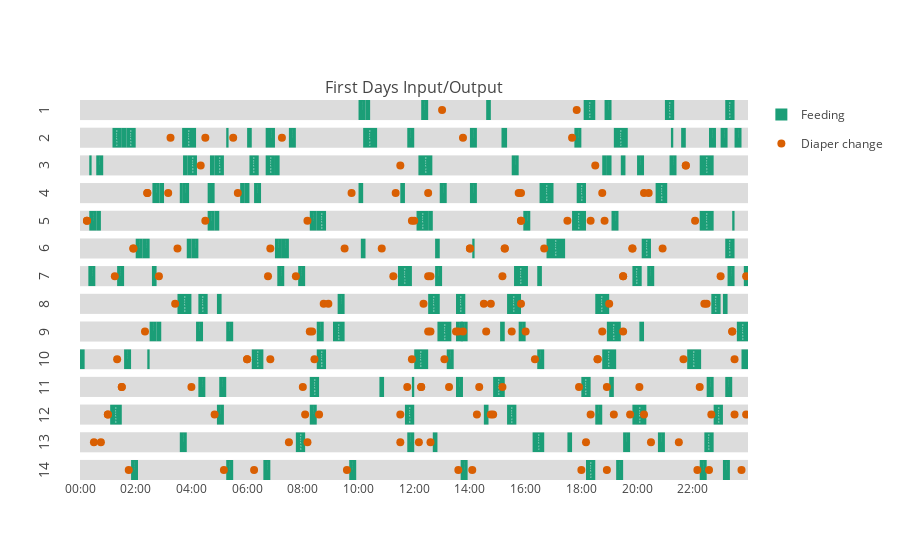

This figure's notebook cell:
### Code cell
iplot(fig2)

### Figure 1 — Plotly figure (JSON) as saved in the notebook; plotly's stock layout.template omitted (floating-point values rounded to 4 significant figures)
{"data": [{"hoverinfo": "text", "legendgroup": "Feeding", "marker": {"color": "rgb(27,158,119)"}, "name": "Feeding", "offset": 0, "showlegend": true, "text": ["15 min at 10:00", "10 min at 10:15", "15 min at 12:15", "10 min at 14:35", "25 min at 18:05", "15 min at 18:50", "20 min at 21:00", "20 min at 23:10"], "type": "bar", "uid": "05979782-5b88-4e28-ac33-075776645853", "width": [900000, 600000, 900000, 600000, 1500000, 900000, 1200000, 1200000], "x": ["2019-01-01 10:00:00", "2019-01-01 10:15:00", "2019-01-01 12:15:00", "2019-01-01 14:35:00", "2019-01-01 18:05:00", "2019-01-01 18:50:00", "2019-01-01 21:00:00", "2019-01-01 23:10:00"], "xaxis": "x", "y": [1, 1, 1, 1, 1, 1, 1, 1], "yaxis": "y"}, {"hoverinfo": "text", "legendgroup": "Diaper change", "marker": {"color": "rgb(217,95,2)", "size": 8}, "mode": "markers", "name": "Diaper change", "showlegend": true, "text": ["13:00", "17:50"], "type": "scatter", "uid": "08f86c32-17df-4cfe-b44c-0bc62f669706", "x": ["2019-01-01 13:00:00", "2019-01-01 17:50:00"], "xaxis": "x", "y": [0.5, 0.5], "yaxis": "y"}, {"hoverinfo": "text", "legendgroup": "Feeding", "marker": {"color": "rgb(27,158,119)"}, "name": "Feeding", "offset": 0, "showlegend": false, "text": ["20 min at 01:10", "10 min at 01:30", "20 min at 01:40", "30 min at 03:40", "5 min at 05:15", "10 min at 06:00", "5 min at 06:40", "15 min at 06:45", "15 min at 07:30", "30 min at 10:10", "15 min at 11:45", "15 min at 14:00", "12 min at 15:08", "15 min at 17:45", "30 min at 19:10", "5 min at 21:13", "10 min at 21:35", "15 min at 22:35", "15 min at 23:00", "15 min at 23:30"], "type": "bar", "uid": "9d9e3115-7c56-42e3-b2e4-638935dc1733", "width": [1200000, 600000, 1200000, 1800000, 300000, 600000, 300000, 900000, 900000, 1800000, 900000, 900000, 720000, 900000, 1800000, 300000, 600000, 900000, 900000, 900000], "x": ["2019-01-01 01:10:00", "2019-01-01 01:30:00", "2019-01-01 01:40:00", "2019-01-01 03:40:00", "2019-01-01 05:15:00", "2019-01-01 06:00:00", "2019-01-01 06:40:00", "2019-01-01 06:45:00", "2019-01-01 07:30:00", "2019-01-01 10:10:00", "2019-01-01 11:45:00", "2019-01-01 14:00:00", "2019-01-01 15:08:00", "2019-01-01 17:45:00", "2019-01-01 19:10:00", "2019-01-01 21:13:00", "2019-01-01 21:35:00", "2019-01-01 22:35:00", "2019-01-01 23:00:00", "2019-01-01 23:30:00"], "xaxis": "x", "y": [1, 1, 1, 1, 1, 1, 1, 1, 1, 1, 1, 1, 1, 1, 1, 1, 1, 1, 1, 1], "yaxis": "y2"}, {"hoverinfo": "text", "legendgroup": "Diaper change", "marker": {"color": "rgb(217,95,2)", "size": 8}, "mode": "markers", "name": "Diaper change", "showlegend": false, "text": ["03:15", "04:30", "05:30", "07:15", "13:45", "17:40"], "type": "scatter", "uid": "2efa082f-11f2-4d21-b2b9-52856277d8f6", "x": ["2019-01-01 03:15:00", "2019-01-01 04:30:00", "2019-01-01 05:30:00", "2019-01-01 07:15:00", "2019-01-01 13:45:00", "2019-01-01 17:40:00"], "xaxis": "x", "y": [0.5, 0.5, 0.5, 0.5, 0.5, 0.5], "yaxis": "y2"}, {"hoverinfo": "text", "legendgroup": "Feeding", "marker": {"color": "rgb(27,158,119)"}, "name": "Feeding", "offset": 0, "showlegend": false, "text": ["5 min at 00:20", "15 min at 00:35", "10 min at 03:42", "20 min at 03:52", "10 min at 04:40", "20 min at 04:50", "20 min at 06:05", "20 min at 06:40", "10 min at 07:00", "30 min at 12:09", "15 min at 15:30", "10 min at 18:45", "10 min at 18:55", "10 min at 19:25", "15 min at 20:00", "15 min at 21:10", "30 min at 22:15"], "type": "bar", "uid": "cb61e9be-1ecd-4f62-887a-90a2c1a8eb0f", "width": [300000, 900000, 600000, 1200000, 600000, 1200000, 1200000, 1200000, 600000, 1800000, 900000, 600000, 600000, 600000, 900000, 900000, 1800000], "x": ["2019-01-01 00:20:00", "2019-01-01 00:35:00", "2019-01-01 03:42:00", "2019-01-01 03:52:00", "2019-01-01 04:40:00", "2019-01-01 04:50:00", "2019-01-01 06:05:00", "2019-01-01 06:40:00", "2019-01-01 07:00:00", "2019-01-01 12:09:00", "2019-01-01 15:30:00", "2019-01-01 18:45:00", "2019-01-01 18:55:00", "2019-01-01 19:25:00", "2019-01-01 20:00:00", "2019-01-01 21:10:00", "2019-01-01 22:15:00"], "xaxis": "x", "y": [1, 1, 1, 1, 1, 1, 1, 1, 1, 1, 1, 1, 1, 1, 1, 1, 1], "yaxis": "y3"}, {"hoverinfo": "text", "legendgroup": "Diaper change", "marker": {"color": "rgb(217,95,2)", "size": 8}, "mode": "markers", "name": "Diaper change", "showlegend": false, "text": ["04:20", "11:30", "18:30", "21:45", "21:45"], "type": "scatter", "uid": "0f6681c8-4719-438d-aa0c-58b257b78c14", "x": ["2019-01-01 04:20:00", "2019-01-01 11:30:00", "2019-01-01 18:30:00", "2019-01-01 21:45:00", "2019-01-01 21:45:00"], "xaxis": "x", "y": [0.5, 0.5, 0.5, 0.5, 0.5], "yaxis": "y3"}, {"hoverinfo": "text", "legendgroup": "Feeding", "marker": {"color": "rgb(27,158,119)"}, "name": "Feeding", "offset": 0, "showlegend": false, "text": ["15 min at 02:36", "10 min at 02:51", "5 min at 03:35", "15 min at 03:40", "5 min at 04:35", "10 min at 04:40", "10 min at 05:45", "10 min at 05:55", "15 min at 06:15", "10 min at 10:00", "10 min at 11:30", "15 min at 12:55", "15 min at 14:00", "30 min at 16:30", "20 min at 17:50", "25 min at 20:40"], "type": "bar", "uid": "804c0286-7748-42ab-b8cc-8babcba1b608", "width": [900000, 600000, 300000, 900000, 300000, 600000, 600000, 600000, 900000, 600000, 600000, 900000, 900000, 1800000, 1200000, 1500000], "x": ["2019-01-01 02:36:00", "2019-01-01 02:51:00", "2019-01-01 03:35:00", "2019-01-01 03:40:00", "2019-01-01 04:35:00", "2019-01-01 04:40:00", "2019-01-01 05:45:00", "2019-01-01 05:55:00", "2019-01-01 06:15:00", "2019-01-01 10:00:00", "2019-01-01 11:30:00", "2019-01-01 12:55:00", "2019-01-01 14:00:00", "2019-01-01 16:30:00", "2019-01-01 17:50:00", "2019-01-01 20:40:00"], "xaxis": "x", "y": [1, 1, 1, 1, 1, 1, 1, 1, 1, 1, 1, 1, 1, 1, 1, 1], "yaxis": "y4"}, {"hoverinfo": "text", "legendgroup": "Diaper change", "marker": {"color": "rgb(217,95,2)", "size": 8}, "mode": "markers", "name": "Diaper change", "showlegend": false, "text": ["02:25", "02:25", "03:10", "05:40", "09:45", "11:20", "12:30", "15:45", "15:50", "18:45", "20:15", "20:25"], "type": "scatter", "uid": "02454909-214f-438c-8bff-2d981a4a629d", "x": ["2019-01-01 02:25:00", "2019-01-01 02:25:00", "2019-01-01 03:10:00", "2019-01-01 05:40:00", "2019-01-01 09:45:00", "2019-01-01 11:20:00", "2019-01-01 12:30:00", "2019-01-01 15:45:00", "2019-01-01 15:50:00", "2019-01-01 18:45:00", "2019-01-01 20:15:00", "2019-01-01 20:25:00"], "xaxis": "x", "y": [0.5, 0.5, 0.5, 0.5, 0.5, 0.5, 0.5, 0.5, 0.5, 0.5, 0.5, 0.5], "yaxis": "y4"}, {"hoverinfo": "text", "legendgroup": "Feeding", "marker": {"color": "rgb(27,158,119)"}, "name": "Feeding", "offset": 0, "showlegend": false, "text": ["15 min at 00:20", "10 min at 00:35", "15 min at 04:35", "10 min at 04:50", "15 min at 08:15", "20 min at 08:30", "25 min at 12:05", "10 min at 12:30", "15 min at 15:55", "30 min at 17:40", "15 min at 19:05", "30 min at 22:15", "5 min at 23:25"], "type": "bar", "uid": "6f7f275e-03f9-43d9-97b3-c928e8f79758", "width": [900000, 600000, 900000, 600000, 900000, 1200000, 1500000, 600000, 900000, 1800000, 900000, 1800000, 300000], "x": ["2019-01-01 00:20:00", "2019-01-01 00:35:00", "2019-01-01 04:35:00", "2019-01-01 04:50:00", "2019-01-01 08:15:00", "2019-01-01 08:30:00", "2019-01-01 12:05:00", "2019-01-01 12:30:00", "2019-01-01 15:55:00", "2019-01-01 17:40:00", "2019-01-01 19:05:00", "2019-01-01 22:15:00", "2019-01-01 23:25:00"], "xaxis": "x", "y": [1, 1, 1, 1, 1, 1, 1, 1, 1, 1, 1, 1, 1], "yaxis": "y5"}, {"hoverinfo": "text", "legendgroup": "Diaper change", "marker": {"color": "rgb(217,95,2)", "size": 8}, "mode": "markers", "name": "Diaper change", "showlegend": false, "text": ["00:15", "00:15", "04:30", "08:10", "11:55", "12:00", "15:50", "15:50", "17:30", "18:20", "18:50", "22:05"], "type": "scatter", "uid": "bab36f65-9649-4bcf-8fa6-7a8bb54b2e75", "x": ["2019-01-01 00:15:00", "2019-01-01 00:15:00", "2019-01-01 04:30:00", "2019-01-01 08:10:00", "2019-01-01 11:55:00", "2019-01-01 12:00:00", "2019-01-01 15:50:00", "2019-01-01 15:50:00", "2019-01-01 17:30:00", "2019-01-01 18:20:00", "2019-01-01 18:50:00", "2019-01-01 22:05:00"], "xaxis": "x", "y": [0.5, 0.5, 0.5, 0.5, 0.5, 0.5, 0.5, 0.5, 0.5, 0.5, 0.5, 0.5], "yaxis": "y5"}, {"hoverinfo": "text", "legendgroup": "Feeding", "marker": {"color": "rgb(27,158,119)"}, "name": "Feeding", "offset": 0, "showlegend": false, "text": ["15 min at 02:00", "15 min at 02:15", "10 min at 03:50", "15 min at 04:00", "15 min at 07:00", "15 min at 07:15", "10 min at 10:05", "10 min at 12:45", "5 min at 14:05", "40 min at 16:45", "20 min at 20:10", "20 min at 23:10"], "type": "bar", "uid": "5d5a9972-1851-4779-9246-9141b198e323", "width": [900000, 900000, 600000, 900000, 900000, 900000, 600000, 600000, 300000, 2400000, 1200000, 1200000], "x": ["2019-01-01 02:00:00", "2019-01-01 02:15:00", "2019-01-01 03:50:00", "2019-01-01 04:00:00", "2019-01-01 07:00:00", "2019-01-01 07:15:00", "2019-01-01 10:05:00", "2019-01-01 12:45:00", "2019-01-01 14:05:00", "2019-01-01 16:45:00", "2019-01-01 20:10:00", "2019-01-01 23:10:00"], "xaxis": "x", "y": [1, 1, 1, 1, 1, 1, 1, 1, 1, 1, 1, 1], "yaxis": "y6"}, {"hoverinfo": "text", "legendgroup": "Diaper change", "marker": {"color": "rgb(217,95,2)", "size": 8}, "mode": "markers", "name": "Diaper change", "showlegend": false, "text": ["01:55", "01:55", "03:30", "06:50", "09:30", "10:50", "14:00", "14:00", "15:15", "15:15", "16:40", "19:50", "19:50", "20:55"], "type": "scatter", "uid": "d95523f4-b99f-4da7-b344-a2811a1ecd79", "x": ["2019-01-01 01:55:00", "2019-01-01 01:55:00", "2019-01-01 03:30:00", "2019-01-01 06:50:00", "2019-01-01 09:30:00", "2019-01-01 10:50:00", "2019-01-01 14:00:00", "2019-01-01 14:00:00", "2019-01-01 15:15:00", "2019-01-01 15:15:00", "2019-01-01 16:40:00", "2019-01-01 19:50:00", "2019-01-01 19:50:00", "2019-01-01 20:55:00"], "xaxis": "x", "y": [0.5, 0.5, 0.5, 0.5, 0.5, 0.5, 0.5, 0.5, 0.5, 0.5, 0.5, 0.5, 0.5, 0.5], "yaxis": "y6"}, {"hoverinfo": "text", "legendgroup": "Feeding", "marker": {"color": "rgb(27,158,119)"}, "name": "Feeding", "offset": 0, "showlegend": false, "text": ["15 min at 00:18", "15 min at 01:20", "10 min at 02:35", "15 min at 07:05", "15 min at 07:50", "30 min at 11:25", "15 min at 12:45", "30 min at 15:35", "10 min at 16:25", "20 min at 19:50", "15 min at 20:22", "15 min at 23:15", "10 min at 23:50"], "type": "bar", "uid": "0b0f08ba-0efe-4e9a-b32e-faaff2fcc9f1", "width": [900000, 900000, 600000, 900000, 900000, 1800000, 900000, 1800000, 600000, 1200000, 900000, 900000, 600000], "x": ["2019-01-01 00:18:00", "2019-01-01 01:20:00", "2019-01-01 02:35:00", "2019-01-01 07:05:00", "2019-01-01 07:50:00", "2019-01-01 11:25:00", "2019-01-01 12:45:00", "2019-01-01 15:35:00", "2019-01-01 16:25:00", "2019-01-01 19:50:00", "2019-01-01 20:22:00", "2019-01-01 23:15:00", "2019-01-01 23:50:00"], "xaxis": "x", "y": [1, 1, 1, 1, 1, 1, 1, 1, 1, 1, 1, 1, 1], "yaxis": "y7"}, {"hoverinfo": "text", "legendgroup": "Diaper change", "marker": {"color": "rgb(217,95,2)", "size": 8}, "mode": "markers", "name": "Diaper change", "showlegend": false, "text": ["01:15", "02:50", "06:45", "07:45", "11:15", "12:30", "12:35", "15:10", "19:30", "19:30", "23:00", "23:55"], "type": "scatter", "uid": "a798b515-b986-420f-99dc-3b09d6611197", "x": ["2019-01-01 01:15:00", "2019-01-01 02:50:00", "2019-01-01 06:45:00", "2019-01-01 07:45:00", "2019-01-01 11:15:00", "2019-01-01 12:30:00", "2019-01-01 12:35:00", "2019-01-01 15:10:00", "2019-01-01 19:30:00", "2019-01-01 19:30:00", "2019-01-01 23:00:00", "2019-01-01 23:55:00"], "xaxis": "x", "y": [0.5, 0.5, 0.5, 0.5, 0.5, 0.5, 0.5, 0.5, 0.5, 0.5, 0.5, 0.5], "yaxis": "y7"}, {"hoverinfo": "text", "legendgroup": "Feeding", "marker": {"color": "rgb(27,158,119)"}, "name": "Feeding", "offset": 0, "showlegend": false, "text": ["30 min at 03:30", "20 min at 04:15", "10 min at 04:55", "15 min at 09:15", "25 min at 12:30", "20 min at 13:30", "30 min at 15:20", "30 min at 18:30", "20 min at 22:40", "10 min at 23:05"], "type": "bar", "uid": "170de156-a5fd-4e63-ae37-4eb16b41476e", "width": [1800000, 1200000, 600000, 900000, 1500000, 1200000, 1800000, 1800000, 1200000, 600000], "x": ["2019-01-01 03:30:00", "2019-01-01 04:15:00", "2019-01-01 04:55:00", "2019-01-01 09:15:00", "2019-01-01 12:30:00", "2019-01-01 13:30:00", "2019-01-01 15:20:00", "2019-01-01 18:30:00", "2019-01-01 22:40:00", "2019-01-01 23:05:00"], "xaxis": "x", "y": [1, 1, 1, 1, 1, 1, 1, 1, 1, 1], "yaxis": "y8"}, {"hoverinfo": "text", "legendgroup": "Diaper change", "marker": {"color": "rgb(217,95,2)", "size": 8}, "mode": "markers", "name": "Diaper change", "showlegend": false, "text": ["03:25", "08:45", "08:55", "12:20", "14:30", "14:45", "15:50", "19:00", "22:25", "22:30"], "type": "scatter", "uid": "c20a5488-57b2-4abd-8fb3-b5f16dd81ef0", "x": ["2019-01-01 03:25:00", "2019-01-01 08:45:00", "2019-01-01 08:55:00", "2019-01-01 12:20:00", "2019-01-01 14:30:00", "2019-01-01 14:45:00", "2019-01-01 15:50:00", "2019-01-01 19:00:00", "2019-01-01 22:25:00", "2019-01-01 22:30:00"], "xaxis": "x", "y": [0.5, 0.5, 0.5, 0.5, 0.5, 0.5, 0.5, 0.5, 0.5, 0.5], "yaxis": "y8"}, {"hoverinfo": "text", "legendgroup": "Feeding", "marker": {"color": "rgb(27,158,119)"}, "name": "Feeding", "offset": 0, "showlegend": false, "text": ["15 min at 02:30", "10 min at 02:45", "15 min at 04:10", "15 min at 05:15", "15 min at 08:30", "25 min at 09:05", "30 min at 12:50", "15 min at 13:30", "15 min at 13:40", "10 min at 15:05", "15 min at 15:45", "30 min at 18:55", "10 min at 20:05", "25 min at 23:35"], "type": "bar", "uid": "9440b60e-6743-498e-a65f-fe843f11cd3c", "width": [900000, 600000, 900000, 900000, 900000, 1500000, 1800000, 900000, 900000, 600000, 900000, 1800000, 600000, 1500000], "x": ["2019-01-01 02:30:00", "2019-01-01 02:45:00", "2019-01-01 04:10:00", "2019-01-01 05:15:00", "2019-01-01 08:30:00", "2019-01-01 09:05:00", "2019-01-01 12:50:00", "2019-01-01 13:30:00", "2019-01-01 13:40:00", "2019-01-01 15:05:00", "2019-01-01 15:45:00", "2019-01-01 18:55:00", "2019-01-01 20:05:00", "2019-01-01 23:35:00"], "xaxis": "x", "y": [1, 1, 1, 1, 1, 1, 1, 1, 1, 1, 1, 1, 1, 1], "yaxis": "y9"}, {"hoverinfo": "text", "legendgroup": "Diaper change", "marker": {"color": "rgb(217,95,2)", "size": 8}, "mode": "markers", "name": "Diaper change", "showlegend": false, "text": ["02:20", "08:15", "08:20", "12:30", "12:35", "13:30", "13:35", "13:30", "14:35", "15:30", "16:00", "18:45", "19:30", "23:25", "23:25"], "type": "scatter", "uid": "89f19b86-f9e5-45ef-9150-1b86083b7755", "x": ["2019-01-01 02:20:00", "2019-01-01 08:15:00", "2019-01-01 08:20:00", "2019-01-01 12:30:00", "2019-01-01 12:35:00", "2019-01-01 13:30:00", "2019-01-01 13:35:00", "2019-01-01 13:45:00", "2019-01-01 14:35:00", "2019-01-01 15:30:00", "2019-01-01 16:00:00", "2019-01-01 18:45:00", "2019-01-01 19:30:00", "2019-01-01 23:25:00", "2019-01-01 23:25:00"], "xaxis": "x", "y": [0.5, 0.5, 0.5, 0.5, 0.5, 0.5, 0.5, 0.5, 0.5, 0.5, 0.5, 0.5, 0.5, 0.5, 0.5], "yaxis": "y9"}, {"hoverinfo": "text", "legendgroup": "Feeding", "marker": {"color": "rgb(27,158,119)"}, "name": "Feeding", "offset": 0, "showlegend": false, "text": ["10 min at 00:00", "15 min at 01:35", "5 min at 02:25", "25 min at 06:10", "20 min at 08:30", "30 min at 12:00", "15 min at 13:10", "15 min at 16:25", "30 min at 18:45", "30 min at 21:48", "30 min at 23:45"], "type": "bar", "uid": "cf90dac0-252d-43a6-a062-ff9895b0f9b4", "width": [600000, 900000, 300000, 1500000, 1200000, 1800000, 900000, 900000, 1800000, 1800000, 1800000], "x": ["2019-01-01", "2019-01-01 01:35:00", "2019-01-01 02:25:00", "2019-01-01 06:10:00", "2019-01-01 08:30:00", "2019-01-01 12:00:00", "2019-01-01 13:10:00", "2019-01-01 16:25:00", "2019-01-01 18:45:00", "2019-01-01 21:48:00", "2019-01-01 23:45:00"], "xaxis": "x", "y": [1, 1, 1, 1, 1, 1, 1, 1, 1, 1, 1], "yaxis": "y10"}, {"hoverinfo": "text", "legendgroup": "Diaper change", "marker": {"color": "rgb(217,95,2)", "size": 8}, "mode": "markers", "name": "Diaper change", "showlegend": false, "text": ["01:20", "06:00", "06:00", "06:50", "08:25", "11:55", "13:05", "16:20", "18:35", "18:35", "21:40", "23:30"], "type": "scatter", "uid": "53aebedf-ebfb-49e9-bdf5-1e57fd29e7d0", "x": ["2019-01-01 01:20:00", "2019-01-01 06:00:00", "2019-01-01 06:00:00", "2019-01-01 06:50:00", "2019-01-01 08:25:00", "2019-01-01 11:55:00", "2019-01-01 13:05:00", "2019-01-01 16:20:00", "2019-01-01 18:35:00", "2019-01-01 18:35:00", "2019-01-01 21:40:00", "2019-01-01 23:30:00"], "xaxis": "x", "y": [0.5, 0.5, 0.5, 0.5, 0.5, 0.5, 0.5, 0.5, 0.5, 0.5, 0.5, 0.5], "yaxis": "y10"}, {"hoverinfo": "text", "legendgroup": "Feeding", "marker": {"color": "rgb(27,158,119)"}, "name": "Feeding", "offset": 0, "showlegend": false, "text": ["15 min at 04:15", "15 min at 05:00", "20 min at 08:15", "10 min at 10:45", "5 min at 11:55", "15 min at 13:30", "25 min at 14:50", "20 min at 18:00", "10 min at 19:00", "15 min at 22:30", "15 min at 23:10"], "type": "bar", "uid": "491839e5-650d-45b0-b5bd-cf06b4133804", "width": [900000, 900000, 1200000, 600000, 300000, 900000, 1500000, 1200000, 600000, 900000, 900000], "x": ["2019-01-01 04:15:00", "2019-01-01 05:00:00", "2019-01-01 08:15:00", "2019-01-01 10:45:00", "2019-01-01 11:55:00", "2019-01-01 13:30:00", "2019-01-01 14:50:00", "2019-01-01 18:00:00", "2019-01-01 19:00:00", "2019-01-01 22:30:00", "2019-01-01 23:10:00"], "xaxis": "x", "y": [1, 1, 1, 1, 1, 1, 1, 1, 1, 1, 1], "yaxis": "y11"}, {"hoverinfo": "text", "legendgroup": "Diaper change", "marker": {"color": "rgb(217,95,2)", "size": 8}, "mode": "markers", "name": "Diaper change", "showlegend": false, "text": ["01:30", "01:30", "04:00", "08:00", "11:45", "12:15", "12:15", "13:15", "14:20", "15:10", "17:55", "18:55", "20:05", "22:15"], "type": "scatter", "uid": "d6cc5d89-987d-402e-bb91-854626e7a0d2", "x": ["2019-01-01 01:30:00", "2019-01-01 01:30:00", "2019-01-01 04:00:00", "2019-01-01 08:00:00", "2019-01-01 11:45:00", "2019-01-01 12:15:00", "2019-01-01 12:15:00", "2019-01-01 13:15:00", "2019-01-01 14:20:00", "2019-01-01 15:10:00", "2019-01-01 17:55:00", "2019-01-01 18:55:00", "2019-01-01 20:05:00", "2019-01-01 22:15:00"], "xaxis": "x", "y": [0.5, 0.5, 0.5, 0.5, 0.5, 0.5, 0.5, 0.5, 0.5, 0.5, 0.5, 0.5, 0.5, 0.5], "yaxis": "y11"}, {"hoverinfo": "text", "legendgroup": "Feeding", "marker": {"color": "rgb(27,158,119)"}, "name": "Feeding", "offset": 0, "showlegend": false, "text": ["25 min at 01:05", "15 min at 04:55", "15 min at 08:15", "20 min at 11:40", "10 min at 14:30", "20 min at 15:20", "15 min at 18:30", "30 min at 19:50", "20 min at 22:45"], "type": "bar", "uid": "b64dff1b-b056-47be-9b4c-54bff6bff1c6", "width": [1500000, 900000, 900000, 1200000, 600000, 1200000, 900000, 1800000, 1200000], "x": ["2019-01-01 01:05:00", "2019-01-01 04:55:00", "2019-01-01 08:15:00", "2019-01-01 11:40:00", "2019-01-01 14:30:00", "2019-01-01 15:20:00", "2019-01-01 18:30:00", "2019-01-01 19:50:00", "2019-01-01 22:45:00"], "xaxis": "x", "y": [1, 1, 1, 1, 1, 1, 1, 1, 1], "yaxis": "y12"}, {"hoverinfo": "text", "legendgroup": "Diaper change", "marker": {"color": "rgb(217,95,2)", "size": 8}, "mode": "markers", "name": "Diaper change", "showlegend": false, "text": ["01:00", "01:00", "04:50", "08:05", "08:35", "11:30", "14:15", "14:45", "14:50", "18:20", "19:10", "19:45", "20:15", "22:40", "23:30", "23:55"], "type": "scatter", "uid": "3813919e-65f5-4422-96b7-e72b58728b88", "x": ["2019-01-01 01:00:00", "2019-01-01 01:00:00", "2019-01-01 04:50:00", "2019-01-01 08:05:00", "2019-01-01 08:35:00", "2019-01-01 11:30:00", "2019-01-01 14:15:00", "2019-01-01 14:45:00", "2019-01-01 14:50:00", "2019-01-01 18:20:00", "2019-01-01 19:10:00", "2019-01-01 19:45:00", "2019-01-01 20:15:00", "2019-01-01 22:40:00", "2019-01-01 23:30:00", "2019-01-01 23:55:00"], "xaxis": "x", "y": [0.5, 0.5, 0.5, 0.5, 0.5, 0.5, 0.5, 0.5, 0.5, 0.5, 0.5, 0.5, 0.5, 0.5, 0.5, 0.5], "yaxis": "y12"}, {"hoverinfo": "text", "legendgroup": "Feeding", "marker": {"color": "rgb(27,158,119)"}, "name": "Feeding", "offset": 0, "showlegend": false, "text": ["15 min at 03:35", "20 min at 07:45", "15 min at 11:45", "10 min at 12:40", "25 min at 16:15", "10 min at 17:30", "15 min at 19:30", "15 min at 20:45", "20 min at 22:25"], "type": "bar", "uid": "313d3a4a-0927-4ad6-957f-1d46bc0db08a", "width": [900000, 1200000, 900000, 600000, 1500000, 600000, 900000, 900000, 1200000], "x": ["2019-01-01 03:35:00", "2019-01-01 07:45:00", "2019-01-01 11:45:00", "2019-01-01 12:40:00", "2019-01-01 16:15:00", "2019-01-01 17:30:00", "2019-01-01 19:30:00", "2019-01-01 20:45:00", "2019-01-01 22:25:00"], "xaxis": "x", "y": [1, 1, 1, 1, 1, 1, 1, 1, 1], "yaxis": "y13"}, {"hoverinfo": "text", "legendgroup": "Diaper change", "marker": {"color": "rgb(217,95,2)", "size": 8}, "mode": "markers", "name": "Diaper change", "showlegend": false, "text": ["00:30", "00:45", "07:30", "08:10", "11:30", "12:10", "12:35", "18:10", "20:30", "21:30"], "type": "scatter", "uid": "a265b482-341c-49b8-b238-5e7dee856f06", "x": ["2019-01-01 00:30:00", "2019-01-01 00:45:00", "2019-01-01 07:30:00", "2019-01-01 08:10:00", "2019-01-01 11:30:00", "2019-01-01 12:10:00", "2019-01-01 12:35:00", "2019-01-01 18:10:00", "2019-01-01 20:30:00", "2019-01-01 21:30:00"], "xaxis": "x", "y": [0.5, 0.5, 0.5, 0.5, 0.5, 0.5, 0.5, 0.5, 0.5, 0.5], "yaxis": "y13"}, {"hoverinfo": "text", "legendgroup": "Feeding", "marker": {"color": "rgb(27,158,119)"}, "name": "Feeding", "offset": 0, "showlegend": false, "text": ["15 min at 01:50", "15 min at 05:15", "15 min at 06:35", "15 min at 09:40", "15 min at 13:40", "20 min at 18:10", "15 min at 19:15", "15 min at 22:15", "15 min at 23:05"], "type": "bar", "uid": "ad879485-9049-43e5-b24e-59dda2bec63a", "width": [900000, 900000, 900000, 900000, 900000, 1200000, 900000, 900000, 900000], "x": ["2019-01-01 01:50:00", "2019-01-01 05:15:00", "2019-01-01 06:35:00", "2019-01-01 09:40:00", "2019-01-01 13:40:00", "2019-01-01 18:10:00", "2019-01-01 19:15:00", "2019-01-01 22:15:00", "2019-01-01 23:05:00"], "xaxis": "x", "y": [1, 1, 1, 1, 1, 1, 1, 1, 1], "yaxis": "y14"}, {"hoverinfo": "text", "legendgroup": "Diaper change", "marker": {"color": "rgb(217,95,2)", "size": 8}, "mode": "markers", "name": "Diaper change", "showlegend": false, "text": ["01:45", "05:10", "06:15", "09:35", "13:35", "14:05", "18:00", "18:55", "22:10", "22:35", "23:45"], "type": "scatter", "uid": "fff9a98c-55bc-46d8-93c5-731cd22876d1", "x": ["2019-01-01 01:45:00", "2019-01-01 05:10:00", "2019-01-01 06:15:00", "2019-01-01 09:35:00", "2019-01-01 13:35:00", "2019-01-01 14:05:00", "2019-01-01 18:00:00", "2019-01-01 18:55:00", "2019-01-01 22:10:00", "2019-01-01 22:35:00", "2019-01-01 23:45:00"], "xaxis": "x", "y": [0.5, 0.5, 0.5, 0.5, 0.5, 0.5, 0.5, 0.5, 0.5, 0.5, 0.5], "yaxis": "y14"}], "layout": {"annotations": [{"font": {"size": 16}, "showarrow": false, "text": "First Days Input/Output", "x": 0.5, "xanchor": "center", "xref": "paper", "y": 1, "yanchor": "bottom", "yref": "paper"}], "hovermode": "closest", "plot_bgcolor": "#DCDCDC", "xaxis": {"anchor": "y14", "domain": [0, 1], "dtick": 7200000, "range": ["2019-01-01", "2019-01-01 23:59:00"], "tick0": "2019-01-01", "tickformat": "%H:%M"}, "yaxis": {"anchor": "free", "domain": [0.9471, 1], "dtick": 1, "position": 0, "range": [0, 1], "showticklabels": false, "tick0": 0, "title": {"text": "1"}, "zeroline": false}, "yaxis10": {"anchor": "free", "domain": [0.2914, 0.3443], "dtick": 1, "position": 0, "range": [0, 1], "showticklabels": false, "tick0": 0, "title": {"text": "10"}, "zeroline": false}, "yaxis11": {"anchor": "free", "domain": [0.2186, 0.2714], "dtick": 1, "position": 0, "range": [0, 1], "showticklabels": false, "tick0": 0, "title": {"text": "11"}, "zeroline": false}, "yaxis12": {"anchor": "free", "domain": [0.1457, 0.1986], "dtick": 1, "position": 0, "range": [0, 1], "showticklabels": false, "tick0": 0, "title": {"text": "12"}, "zeroline": false}, "yaxis13": {"anchor": "free", "domain": [0.07286, 0.1257], "dtick": 1, "position": 0, "range": [0, 1], "showticklabels": false, "tick0": 0, "title": {"text": "13"}, "zeroline": false}, "yaxis14": {"anchor": "x", "domain": [0, 0.05286], "dtick": 1, "range": [0, 1], "showticklabels": false, "tick0": 0, "title": {"text": "14"}, "zeroline": false}, "yaxis2": {"anchor": "free", "domain": [0.8743, 0.9271], "dtick": 1, "position": 0, "range": [0, 1], "showticklabels": false, "tick0": 0, "title": {"text": "2"}, "zeroline": false}, "yaxis3": {"anchor": "free", "domain": [0.8014, 0.8543], "dtick": 1, "position": 0, "range": [0, 1], "showticklabels": false, "tick0": 0, "title": {"text": "3"}, "zeroline": false}, "yaxis4": {"anchor": "free", "domain": [0.7286, 0.7814], "dtick": 1, "position": 0, "range": [0, 1], "showticklabels": false, "tick0": 0, "title": {"text": "4"}, "zeroline": false}, "yaxis5": {"anchor": "free", "domain": [0.6557, 0.7086], "dtick": 1, "position": 0, "range": [0, 1], "showticklabels": false, "tick0": 0, "title": {"text": "5"}, "zeroline": false}, "yaxis6": {"anchor": "free", "domain": [0.5829, 0.6357], "dtick": 1, "position": 0, "range": [0, 1], "showticklabels": false, "tick0": 0, "title": {"text": "6"}, "zeroline": false}, "yaxis7": {"anchor": "free", "domain": [0.51, 0.5629], "dtick": 1, "position": 0, "range": [0, 1], "showticklabels": false, "tick0": 0, "title": {"text": "7"}, "zeroline": false}, "yaxis8": {"anchor": "free", "domain": [0.4371, 0.49], "dtick": 1, "position": 0, "range": [0, 1], "showticklabels": false, "tick0": 0, "title": {"text": "8"}, "zeroline": false}, "yaxis9": {"anchor": "free", "domain": [0.3643, 0.4171], "dtick": 1, "position": 0, "range": [0, 1], "showticklabels": false, "tick0": 0, "title": {"text": "9"}, "zeroline": false}}}
